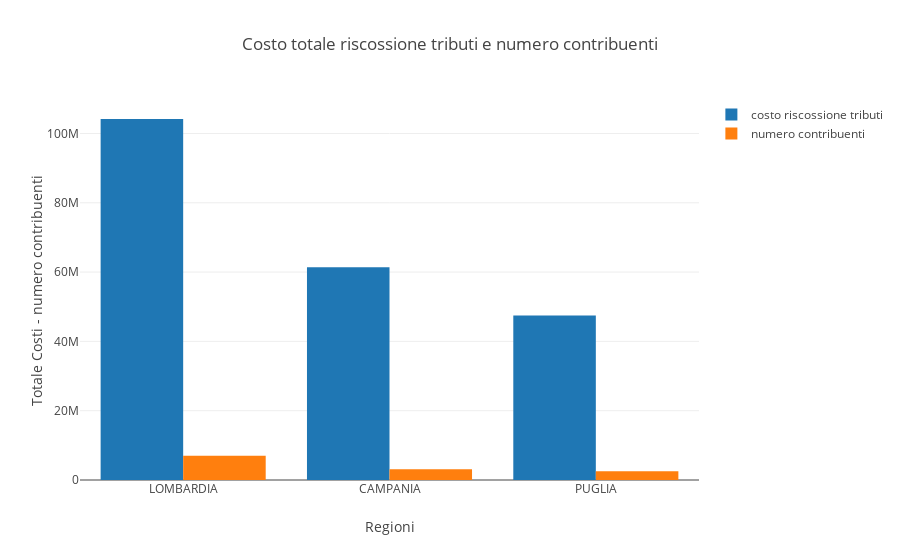

The notebook cell saved with this chart:
### Code cell
py.iplot(fig)

fig_path = 'imgs/totale_riscossione_tributi.png'
py_on.image.save_as(fig, filename=fig_path)
x = Image(fig_path)
display(x)

### Figure 1 — Plotly figure (JSON) as saved in the notebook; plotly's stock layout.template omitted (floating-point values rounded to 4 significant figures)
{"data": [{"name": "costo riscossione tributi", "type": "bar", "x": ["LOMBARDIA", "CAMPANIA", "PUGLIA"], "y": [104200000.0, 61390000.0, 47470000.0]}, {"name": "numero contribuenti", "type": "bar", "x": ["LOMBARDIA", "CAMPANIA", "PUGLIA"], "y": [7027000.0, 3086000.0, 2541000.0]}], "layout": {"title": "Costo totale riscossione tributi e numero contribuenti", "xaxis": {"title": "Regioni"}, "yaxis": {"title": "Totale Costi - numero contribuenti"}}}
